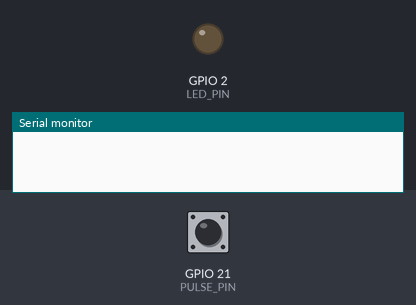
Bench run of a program on a simulated ESP32. On the bench: output pins drawn as LEDs (lit = HIGH), the last lines printed to the serial monitor. The test bench sets the inputs (shaded band); at power-on: GPIO 21 (PULSE_PIN) HIGH.

Above: at 1.2 s.
1.3 s: GPIO 21 (PULSE_PIN) pulled LOW for 0.15 s
At 2.0 s:
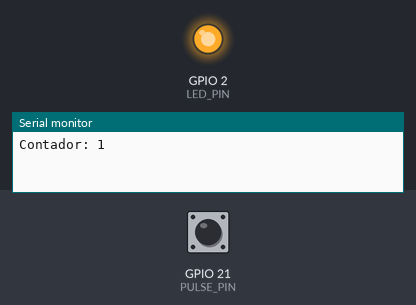
2.9 s: GPIO 21 (PULSE_PIN) pulled LOW for 1 s
At 3.3 s:
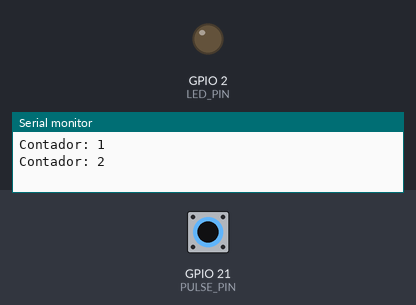
5.4 s: GPIO 21 (PULSE_PIN) pulled LOW for 3.2 s
At 6.4 s:
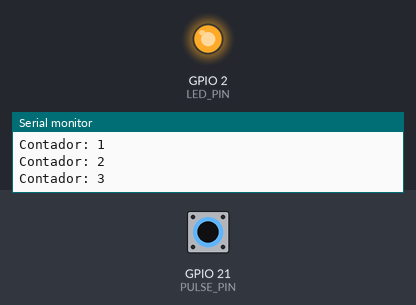
Timing chart, 0 to 8.4 s (numbered marks = the images above; inputs shaded):
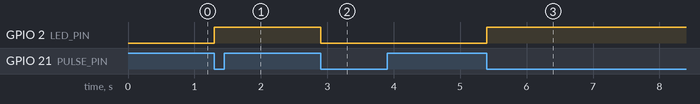

The program:

main.cpp
```cpp
#include <Arduino.h>

#define PULSE_PIN 21
#define LED_PIN 2

volatile int contador = 0;
volatile bool botonPresionado = false;
volatile unsigned long ultimoDebounce = 0;
bool ledState = false;

void IRAM_ATTR ISR() {
    unsigned long ahora = millis();
    if (ahora - ultimoDebounce > 200) {
        botonPresionado = true;
        contador++;
        ultimoDebounce = ahora;
    }
}

void setup() {
    Serial.begin(115200);
    pinMode(PULSE_PIN, INPUT_PULLUP);
    pinMode(LED_PIN, OUTPUT);
    attachInterrupt(digitalPinToInterrupt(PULSE_PIN), ISR, FALLING);
}

void loop() {
    if (botonPresionado) {
        botonPresionado = false;
        Serial.print("Contador: ");
        Serial.println(contador);
        ledState = !ledState;
        digitalWrite(LED_PIN, ledState);
    }
}
```

Measured:
- after the input at 1.3 s, GPIO 2 (LED_PIN): LOW → HIGH at once
- after the input at 2.9 s, GPIO 2 (LED_PIN): HIGH → LOW at once
- after the input at 5.4 s, GPIO 2 (LED_PIN): LOW → HIGH at once
